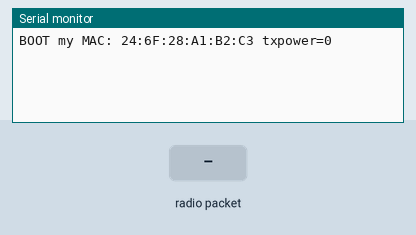
Bench run of a sketch on a simulated ESP32. On the bench: the last lines printed to the serial monitor. The inputs (shaded band) are chosen by the test bench.

Above: at 2.8 s.
2.9 s: radio packet "1" arrives
At 4.6 s:
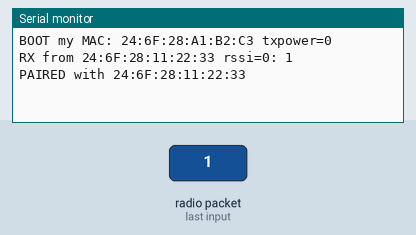
5.1 s: radio packet "0" arrives
At 6.1 s:
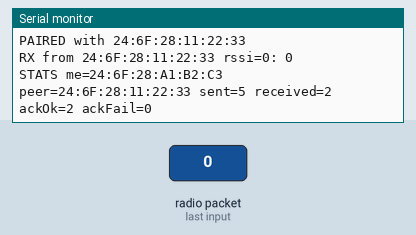
7.1 s: radio packet "2" arrives
At 8.4 s:
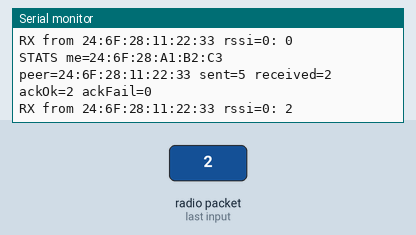

The sketch:

linktest.ino
```cpp
// Helmate ESP-NOW link test. Flash the same sketch to both boards.
// 1. Each board broadcasts "HELLO" until it hears the other one.
// 2. It then adds the other board as a peer and sends direct "PING n"
//    messages. Direct sends are acknowledged by the receiver's radio,
//    so "ACK ok" in the log proves two-way delivery.
#include <WiFi.h>
#include <esp_now.h>
#include <esp_idf_version.h>

uint8_t broadcastMac[6] = {0xFF, 0xFF, 0xFF, 0xFF, 0xFF, 0xFF};
uint8_t peerMac[6];
volatile bool havePeer = false;
volatile bool peerPending = false;
volatile uint32_t acksOk = 0, acksFail = 0, received = 0;
uint32_t sent = 0;

String macToStr(const uint8_t *m) {
  char b[18];
  snprintf(b, sizeof(b), "%02X:%02X:%02X:%02X:%02X:%02X", m[0], m[1], m[2], m[3], m[4], m[5]);
  return String(b);
}

void onRecv(const esp_now_recv_info_t *info, const uint8_t *data, int len) {
  received++;
  char msg[64];
  int n = len < 63 ? len : 63;
  memcpy(msg, data, n);
  msg[n] = 0;
  Serial.printf("RX from %s rssi=%d: %s\n", macToStr(info->src_addr).c_str(),
                info->rx_ctrl ? info->rx_ctrl->rssi : 0, msg);
  if (!havePeer && !peerPending) {
    memcpy(peerMac, info->src_addr, 6);
    peerPending = true;  // add the peer from loop(), not from the callback
  }
}

#if ESP_IDF_VERSION >= ESP_IDF_VERSION_VAL(5, 5, 0)
void onSent(const wifi_tx_info_t *info, esp_now_send_status_t status) {
#else
void onSent(const uint8_t *mac, esp_now_send_status_t status) {
#endif
  if (!havePeer) return;  // broadcasts are never acknowledged
  if (status == ESP_NOW_SEND_SUCCESS) acksOk++; else acksFail++;
}

void addPeer(const uint8_t *mac) {
  esp_now_peer_info_t p = {};
  memcpy(p.peer_addr, mac, 6);
  p.channel = 0;
  p.encrypt = false;
  if (!esp_now_is_peer_exist(mac)) esp_now_add_peer(&p);
}

void setup() {
  Serial.begin(115200);
  delay(1500);
  WiFi.mode(WIFI_STA);
  // Many C3 SuperMini boards transmit badly at full power (weak antenna layout).
  WiFi.setTxPower(WIFI_POWER_8_5dBm);
  delay(100);
  Serial.printf("\nBOOT my MAC: %s txpower=%d\n", WiFi.macAddress().c_str(), (int)WiFi.getTxPower());
  if (esp_now_init() != ESP_OK) {
    Serial.println("ERROR esp_now_init failed");
    return;
  }
  esp_now_register_recv_cb(onRecv);
  esp_now_register_send_cb(onSent);
  addPeer(broadcastMac);
}

void loop() {
  if (peerPending && !havePeer) {
    addPeer(peerMac);
    havePeer = true;
    peerPending = false;
    Serial.printf("PAIRED with %s\n", macToStr(peerMac).c_str());
  }

  char msg[48];
  if (havePeer) {
    snprintf(msg, sizeof(msg), "PING %lu", (unsigned long)sent);
    esp_now_send(peerMac, (uint8_t *)msg, strlen(msg));
  } else {
    snprintf(msg, sizeof(msg), "HELLO %lu", (unsigned long)sent);
    esp_now_send(broadcastMac, (uint8_t *)msg, strlen(msg));
  }
  sent++;

  if (sent % 5 == 0) {
    Serial.printf("STATS me=%s peer=%s sent=%lu received=%lu ackOk=%lu ackFail=%lu\n",
                  WiFi.macAddress().c_str(), havePeer ? macToStr(peerMac).c_str() : "none",
                  (unsigned long)sent, (unsigned long)received,
                  (unsigned long)acksOk, (unsigned long)acksFail);
  }
  delay(1000);
}
```

Measured:
- after the input at 2.9 s, the serial monitor: prints a new line at once (image 1)
- after the input at 5.1 s, the serial monitor: prints a new line at once (image 2)
- after the input at 7.1 s, the serial monitor: prints a new line at once (image 3)
